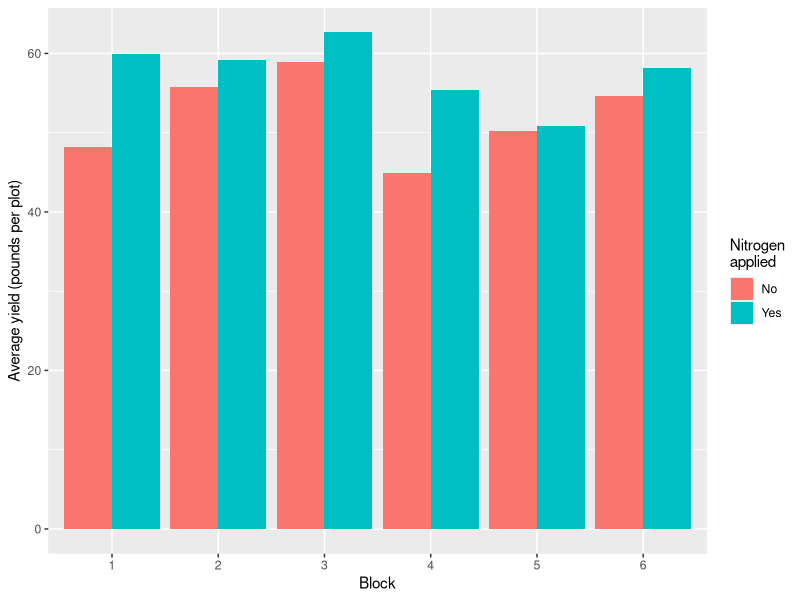

Here is the R script that generated this plot:
#A)
# Load the MASS package to access the npk dataset
library(MASS)

# Create a vector of plot labels
plot_labels <- rep(1:24, each = 3)

# Randomly permute the plot labels
set.seed(123) # for reproducibility
plot_labels <- sample(plot_labels)

# Assign treatments to each plot based on the randomized plot labels
treatments <- rep(c("N", "P", "K"), length.out = 72)
treatments <- treatments[plot_labels]

# Create a data frame with the randomized plot labels and treatments
npk_rand <- data.frame(plot = plot_labels, treatment = treatments)

# Use reshape() function from the tidyr package to create a wide format
# data frame with one row per plot and columns for each treatment
library(tidyr)
npk_rand_wide <- reshape(npk_rand, direction = "wide", idvar = "plot", timevar = "treatment")

# View the randomized treatment assignments
npk_rand_wide

#B)
# Calculate the average yield per block for each treatment
library(dplyr)
npk_avg <- npk %>% 
  group_by(block, N) %>% 
  summarize(avg_yield = mean(yield))

# Make a plot of the average yield per block for each treatment
library(ggplot2)
ggplot(npk_avg, aes(x = factor(block), y = avg_yield, fill = factor(N))) +
  geom_col(position = "dodge") +
  labs(x = "Block", y = "Average yield (pounds per plot)", fill = "Nitrogen") +
  scale_fill_discrete(name = "Nitrogen\napplied", labels = c("No", "Yes"))

#This code creates a data frame npk_avg that contains the average yield per block for each treatment combination (nitrogen applied or not applied) using the dplyr package. The code then uses ggplot2 to create a bar plot of the average yield per block, with separate bars for the two nitrogen treatments, and with blocks on the x-axis. The position = "dodge" argument in geom_col() ensures that the bars for the two nitrogen treatments are displayed side-by-side for each block.

#By including the factor block in the analysis, we account for any variability in yield that may be due to differences between blocks (e.g., soil type, sun exposure, etc.). This allows us to focus on the effect of nitrogen specifically, rather than confounding it with block effects. Additionally, the randomized treatment assignments ensure that any differences in yield between the two nitrogen treatments are not due to systematic differences in the placement of nitrogen-treated plots within blocks.
